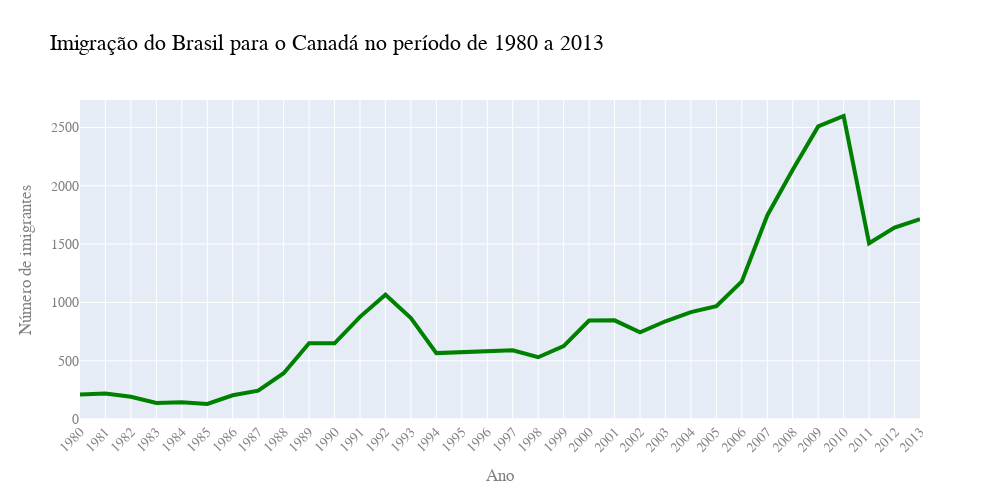

The code cell stored with this chart in its notebook:
### Code cell
fig = px.line(
    dados_brasil,
    x='ano',
    y='imigrantes',
    title='Imigração do Brasil para o Canadá no período de 1980 a 2013',
)
fig.update_traces(line_color='green', line_width=4)
fig.update_layout(
    width=1000,
    height=500,
    xaxis={'tickangle': -45},
    font_family='Arial',
    font_size=14,
    font_color='gray',
    title_font_color='black',
    title_font_size=22,
    xaxis_title='Ano',
    yaxis_title='Número de imigrantes'
)
fig.show()

### Figure 1 — Plotly figure (JSON) as saved in the notebook; plotly's stock layout.template omitted (floating-point values rounded to 4 significant figures)
{"data": [{"hovertemplate": "ano=%{x}<br>imigrantes=%{y}<extra></extra>", "legendgroup": "", "line": {"color": "green", "dash": "solid", "width": 4}, "marker": {"symbol": "circle"}, "mode": "lines", "name": "", "orientation": "v", "showlegend": false, "type": "scatter", "x": ["1980", "1981", "1982", "1983", "1984", "1985", "1986", "1987", "1988", "1989", "1990", "1991", "1992", "1993", "1994", "1995", "1996", "1997", "1998", "1999", "2000", "2001", "2002", "2003", "2004", "2005", "2006", "2007", "2008", "2009", "2010", "2011", "2012", "2013"], "xaxis": "x", "y": [211, 220, 192, 139, 145, 130, 205, 244, 394, 650, 650, 877, 1066, 866, 566, 572, 586, 591, 531, 626, 845, 847, 745, 839, 917, 969, 1181, 1746, 2138, 2509, 2598, 1508, 1642, 1714], "yaxis": "y"}], "layout": {"font": {"color": "gray", "family": "Arial", "size": 14}, "height": 500, "legend": {"tracegroupgap": 0}, "title": {"font": {"color": "black", "size": 22}, "text": "Imigração do Brasil para o Canadá no período de 1980 a 2013"}, "width": 1000, "xaxis": {"anchor": "y", "domain": [0, 1], "tickangle": -45, "title": {"text": "Ano"}}, "yaxis": {"anchor": "x", "domain": [0, 1], "title": {"text": "Número de imigrantes"}}}}
